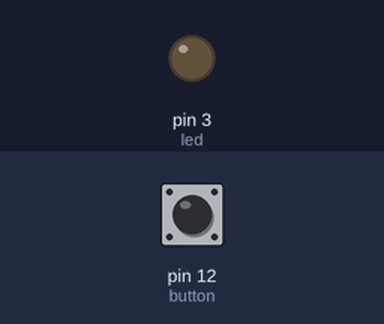
A sketch run on a simulated Arduino Uno, built with avr-gcc and run on an emulated ATmega328P. Shown: output pins drawn as LEDs (lit = HIGH). The test bench sets the inputs (shaded band); at power-on: pin 12 (button) HIGH. Sleep ends after the set time or at an interrupt.

Above: at 0.1 s.
At 0.6 s:
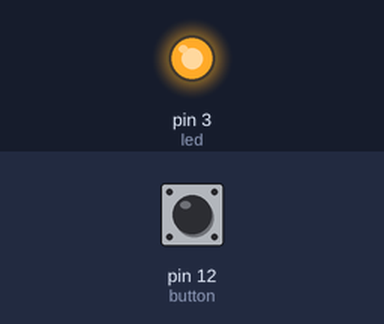
Timing chart, 0 to 2.1 s (numbered marks = the images above):
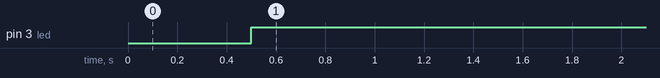

Measured:
- by itself, pin 3 (led): LOW → HIGH at 0.50 s

The sketch:

Pin_Change_Interrupt.ino
```cpp
#define button 12
#define led 3

volatile bool state;
bool changes = 0;

unsigned char *sreg = (unsigned char*) 0x5F;
unsigned char *pcicr = (unsigned char*) 0x68;
unsigned char *pcmsk0 = (unsigned char*) 0x6B;

void setup() {

  Serial.begin(9600);

  *sreg |= (1<<7); //Set the interrupt flag in the shift register
  *pcicr = 1; //Enable PCINT0 which is interrupt for PORT B
  *pcmsk0 = (1<<4);

  pinMode(button,INPUT_PULLUP);
  pinMode(led,OUTPUT);

}

void loop() {

  if (changes == 1)
  {
    delay(500); //To let the change settle down and toggles correctly.
    state = !state;
    digitalWrite(led,state);
    //Serial.println(state); //To troubleshoot state
    changes = 0; //reset the interrupt variable
  }

  Sleep();

}

ISR (PCINT0_vect)
{
  changes = 1;
}

void Sleep()
{
  unsigned char *smcr = (unsigned char*)0x53;
  *smcr = 5; //Sleep mode = POWER DOWN, Sleep Enable = True
  asm("sleep"); //Invoke in line assembler to sleep
}
```
